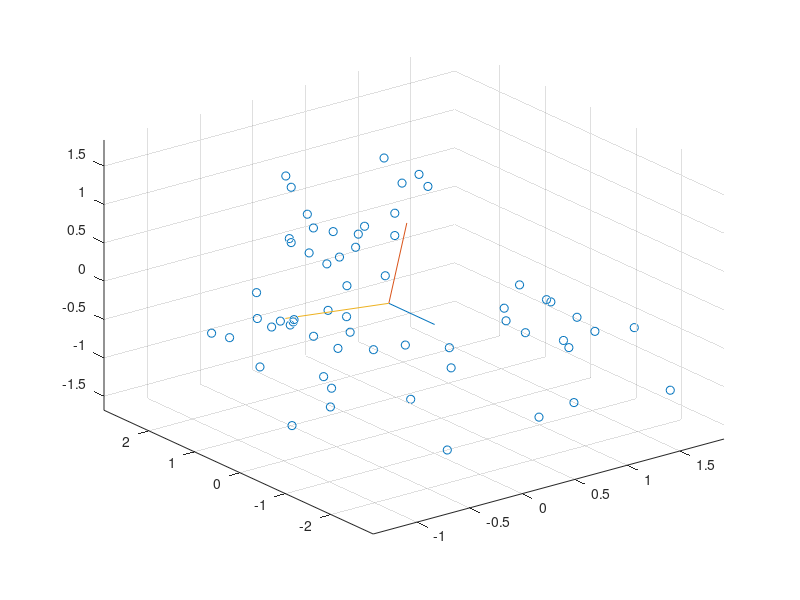

Recreate this plot in MATLAB. (Note: this script raises an error after producing the figure.)
load("F0_PVT.mat");

% Get cov matrix, etc.
C = cov(PVT_outmat);
[V,D] = eig(C);

% Normalize
PVT_norm = (PVT_outmat-mean(PVT_outmat))./(std(PVT_outmat));

% Scatter 3D and show principal components
vbls = {'pressure', 'vibration', 'temperature'};
[coefs, score, latent,tsquared,explained] = pca(PVT_norm);
% biplot(V, 'Scores', D);

hold off; scatter3(PVT_norm(:, 1),PVT_norm(:, 2),PVT_norm(:, 3)); hold on;
X_avg = mean(PVT_norm);
plot3([X_avg(1) X_avg(1)+V(1,1)] , [X_avg(2) X_avg(2)+V(2,1)], [X_avg(3) X_avg(3)+V(3,1)]);
plot3([X_avg(1) X_avg(1)+V(1,2)] , [X_avg(2) X_avg(2)+V(2,2)], [X_avg(3) X_avg(3)+V(3,2)]);
plot3([X_avg(1) X_avg(1)+V(1,3)] , [X_avg(2) X_avg(2)+V(2,3)], [X_avg(3) X_avg(3)+V(3,3)]);
xlim([min(PVT_norm(:, 1)), max(PVT_norm(:, 1))])
ylim([min(PVT_norm(:, 2)), max(PVT_norm(:, 2))])
zlim([min(PVT_norm(:, 3)), max(PVT_norm(:, 3))])
hold off;

% Reducing to order 2
scatter1= biplot(coefs(:, 1:2),'scores',score(:,1:2),'varlabels',vbls,'MarkerSize',13);

subplot(3,1,1);
s = scatter(score(:, 1), 0, 30, 'b','+', 'MarkerFaceAlpha', 0.5);
title("Scores for Principal Component 1")

subplot(3,1,2);

scatter(score(:, 2), 0, 30, 'b','+', 'MarkerFaceAlpha', 0.5);
title("Scores for Principal Component 2")

subplot(3,1,3);

scatter(score(:, 3), 0, 30, '+','b', 'MarkerFaceAlpha', 0.5);
title("Scores for Principal Component 3")

explained